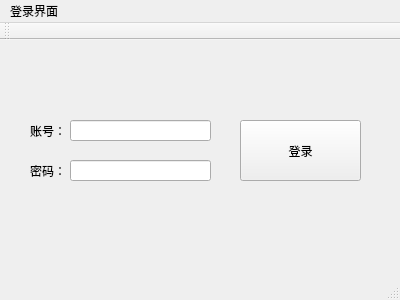
<?xml version="1.0" encoding="UTF-8"?>
<ui version="4.0">
 <class>MainWindow</class>
 <widget class="QMainWindow" name="MainWindow">
  <property name="geometry">
   <rect>
    <x>0</x>
    <y>0</y>
    <width>400</width>
    <height>300</height>
   </rect>
  </property>
  <property name="windowTitle">
   <string>MainWindow</string>
  </property>
  <widget class="QWidget" name="centralWidget">
   <widget class="QLineEdit" name="lineEdit">
    <property name="geometry">
     <rect>
      <x>70</x>
      <y>80</y>
      <width>141</width>
      <height>21</height>
     </rect>
    </property>
   </widget>
   <widget class="QLabel" name="label">
    <property name="geometry">
     <rect>
      <x>30</x>
      <y>80</y>
      <width>41</width>
      <height>21</height>
     </rect>
    </property>
    <property name="text">
     <string>账号：</string>
    </property>
   </widget>
   <widget class="QLabel" name="label_2">
    <property name="geometry">
     <rect>
      <x>30</x>
      <y>120</y>
      <width>31</width>
      <height>21</height>
     </rect>
    </property>
    <property name="text">
     <string>密码：</string>
    </property>
   </widget>
   <widget class="QLineEdit" name="lineEdit_2">
    <property name="geometry">
     <rect>
      <x>70</x>
      <y>120</y>
      <width>141</width>
      <height>21</height>
     </rect>
    </property>
   </widget>
   <widget class="QPushButton" name="pushButton">
    <property name="geometry">
     <rect>
      <x>240</x>
      <y>80</y>
      <width>121</width>
      <height>61</height>
     </rect>
    </property>
    <property name="text">
     <string>登录</string>
    </property>
   </widget>
  </widget>
  <widget class="QMenuBar" name="menuBar">
   <property name="geometry">
    <rect>
     <x>0</x>
     <y>0</y>
     <width>400</width>
     <height>23</height>
    </rect>
   </property>
   <widget class="QMenu" name="menu">
    <property name="title">
     <string>登录界面</string>
    </property>
   </widget>
   <addaction name="menu"/>
  </widget>
  <widget class="QToolBar" name="mainToolBar">
   <attribute name="toolBarArea">
    <enum>TopToolBarArea</enum>
   </attribute>
   <attribute name="toolBarBreak">
    <bool>false</bool>
   </attribute>
  </widget>
  <widget class="QStatusBar" name="statusBar"/>
 </widget>
 <layoutdefault spacing="6" margin="11"/>
 <resources/>
 <connections/>
</ui>
